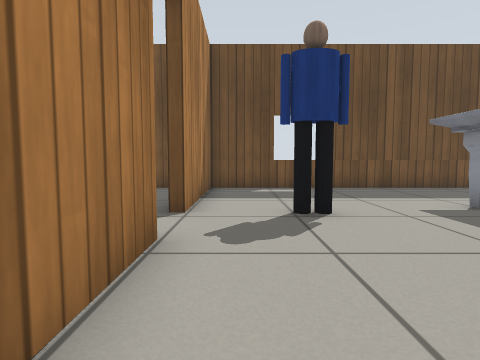
[1] (above)

22 first-person views from a walk through a Gazebo world. The camera is 0.5 m above the floor, tilts 4° down and sees 80° across. The floor is counted in squares, 0.5 m on a side. Each view is taken from the middle of a square. On the plan, view 1 faces up. The plan holds only what a view shows up to about 11 squares ahead; the rest is blank. Simple patterns stand in for the simulator's built-in surfaces. Some stock models are drawn as simple stand-ins.

[2]
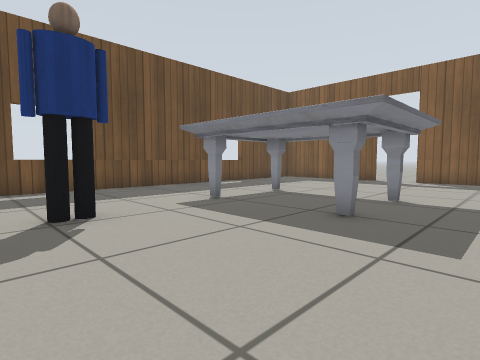

[3]
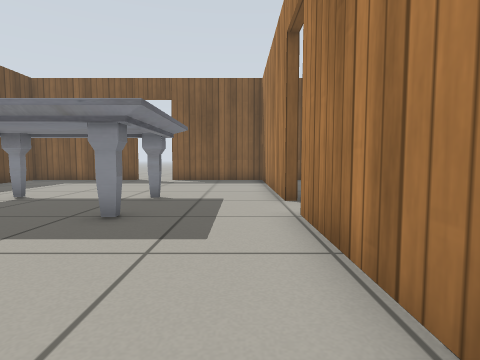

[4]
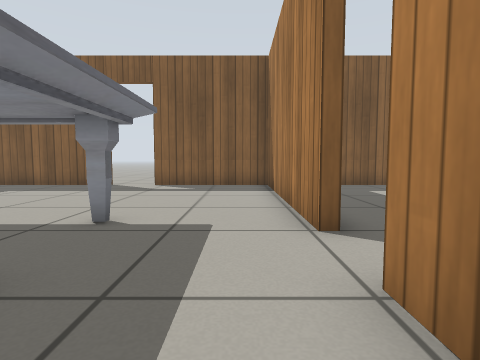

[5]
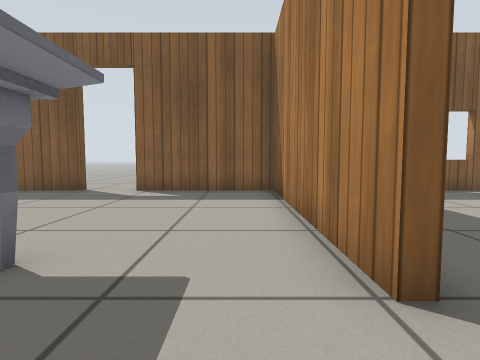

[6]
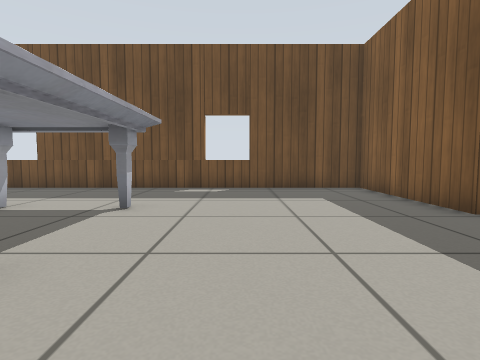

[7]
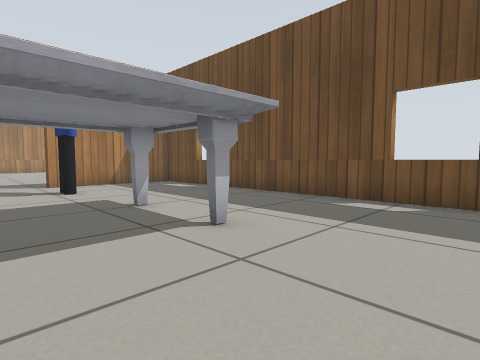

[8]
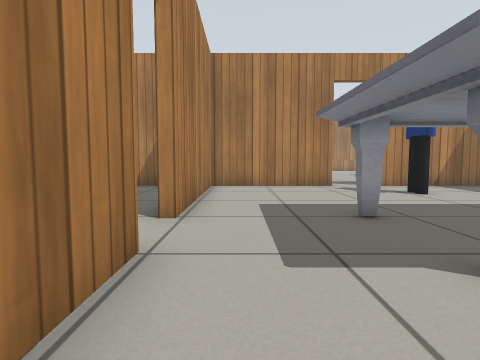

[9]
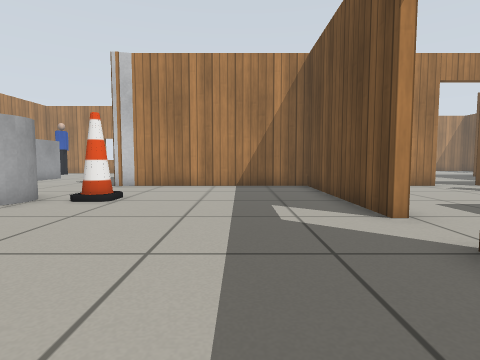

[10]
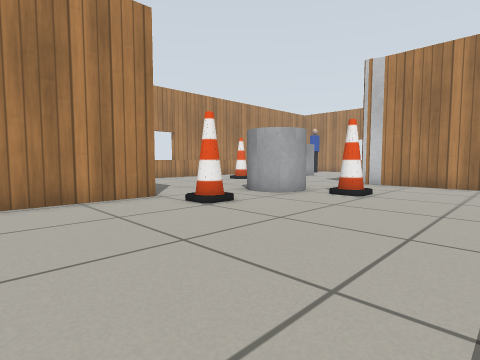

[11]
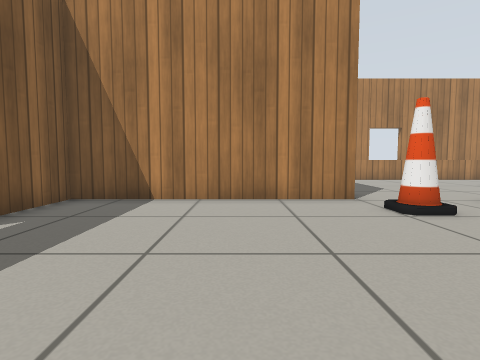

[12]
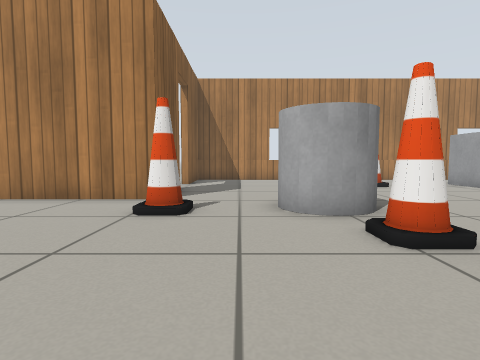

[13]
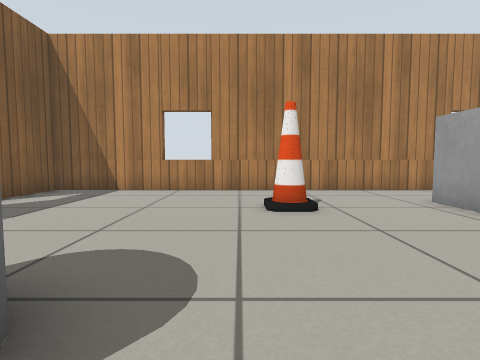

[14]
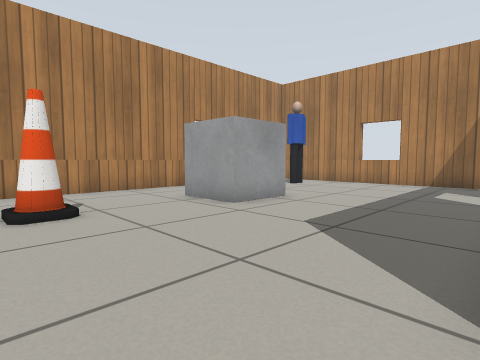

[15]
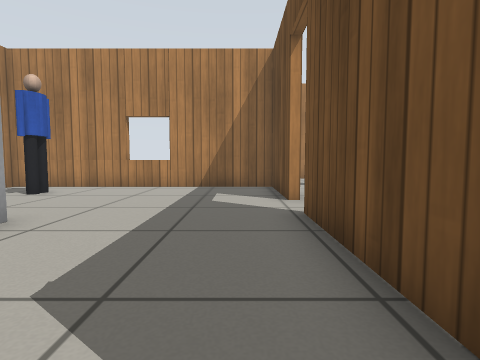

[16]
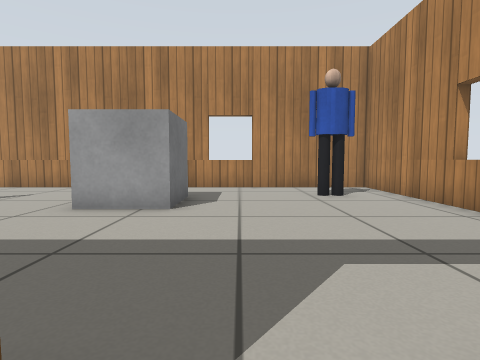

[17]
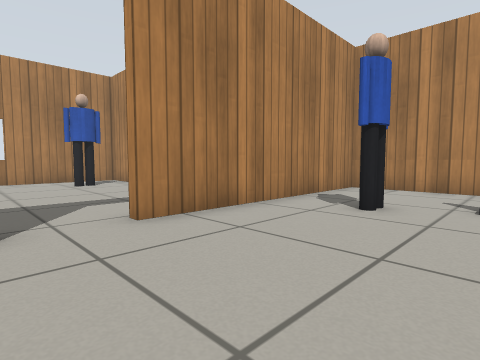

[18]
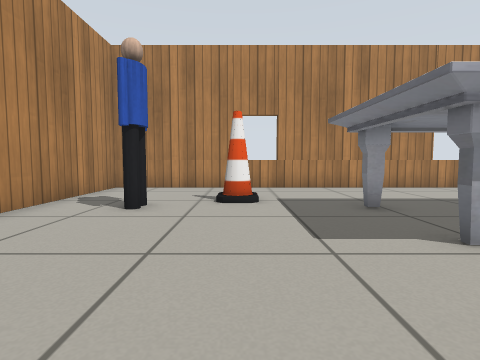

[19]
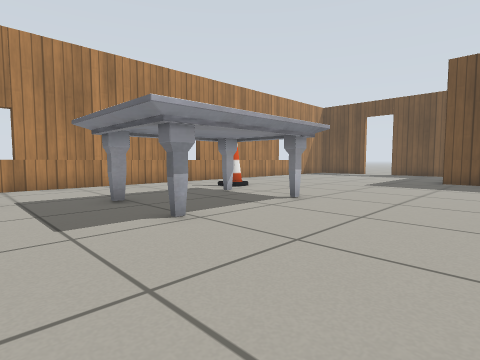

[20]
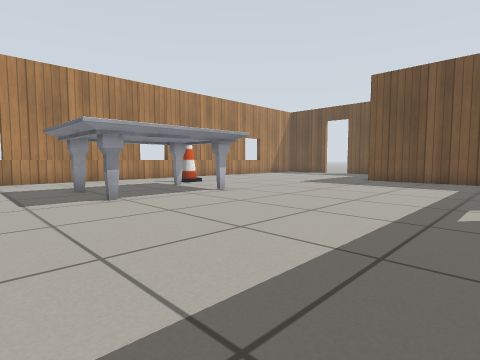

[21]
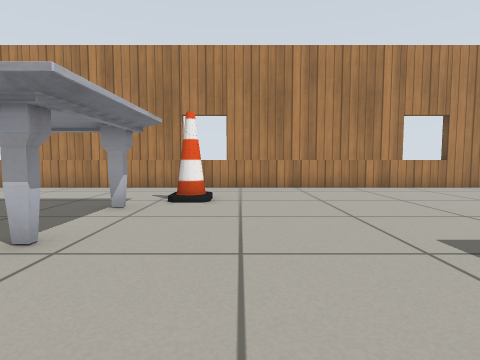

[22]
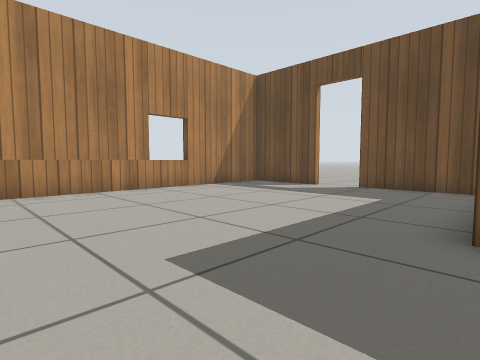

### Floor plan
Key: @ floor where view 1 was taken; # wall or solid block; . floor; D open door; T marble table; P person; C cone; G grey cylinder; B grey box.
Columns run from 17 left of view 1 to 16 right of it. Each row starts with its distance up from view 1.
 17      D
 16      D####
 15    .......
 14 # ........
 13 #.........
 12 #.........
 11 #.........
 10 #.........######################
  9 #...............#..............#
  8 #...............#..............#
  7 #...............#..............#
  6 #...............#.....TTTT.....#
  5 #...............D.PP..TTTT.....D..
  4 #...C...........D.....TTTT.....DD.
  3 #....TTTT.......#.....TTTT.....#
  2 #....TTTT.......#.....TTTT.....#
  1 #....TTTT.......#..............#
  0 #....TTTT.......#@.............#
 -1 #....TTTT.......#######DD#######
 -2 #....TTTT.......#...........
 -3 #...............#.............
 -4 #   C...........#..............
 -5 #...........    #..............
 -6 #....P......    #..............
 -7 #...........    #..............#
 -8 #...........    #...C..........#
 -9 #########DD######...G..........#
-10      #.............G G.CC......#
-11      #..............G...########
-12      #..................#
-13      #..................#
-14      #......BB..........D
-15      #......BB...C......D
-16      #.PP...BB..........#
-17      #..................#
-18      #................. #
-19      ###################

Positions as (right, up) in squares from view 1, and headings:
1: (0, 0), facing up
2: (0, 0), facing up-right
3: (0, 0), facing right
4: (3, 0), facing right
5: (5, 0), facing right
6: (10, 0), facing up
7: (11, 3), facing up-left
8: (10, 0), facing left
9: (10, -4), facing left
10: (11, -4), facing down-left
11: (10, -4), facing down
12: (5, -4), facing down
13: (1, -9), facing down
14: (1, -9), facing down-left
15: (-1, -10), facing left
16: (-7, -8), facing down
17: (-6, -4), facing down-left
18: (-6, -4), facing left
19: (-5, -4), facing up-left
20: (-2, -4), facing up-left
21: (-6, 5), facing left
22: (-7, 6), facing up-left
